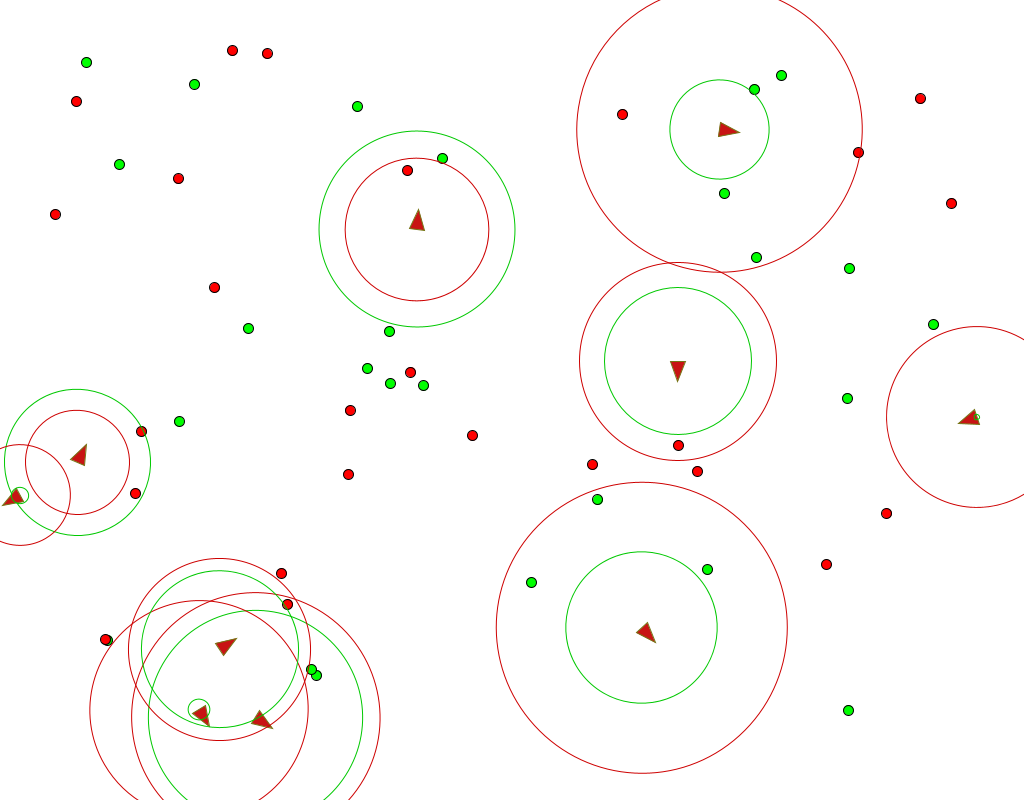
Frame 1 (no input)
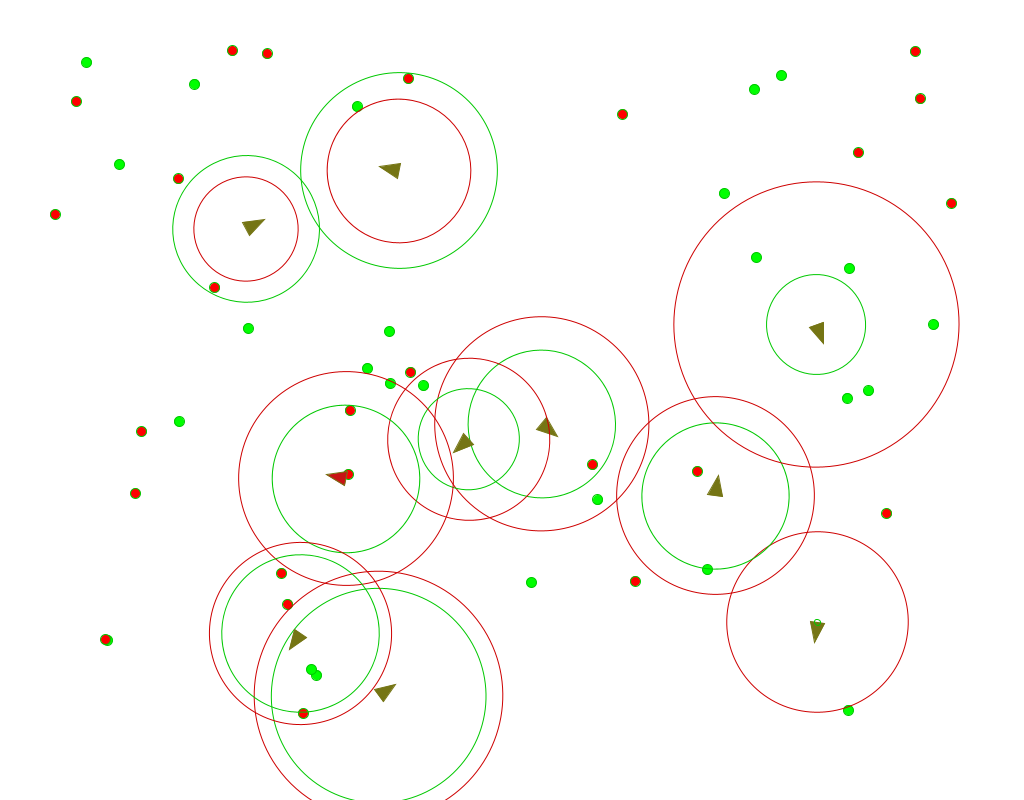
Frame 60 (the mouse pressed at the canvas centre just before this capture)
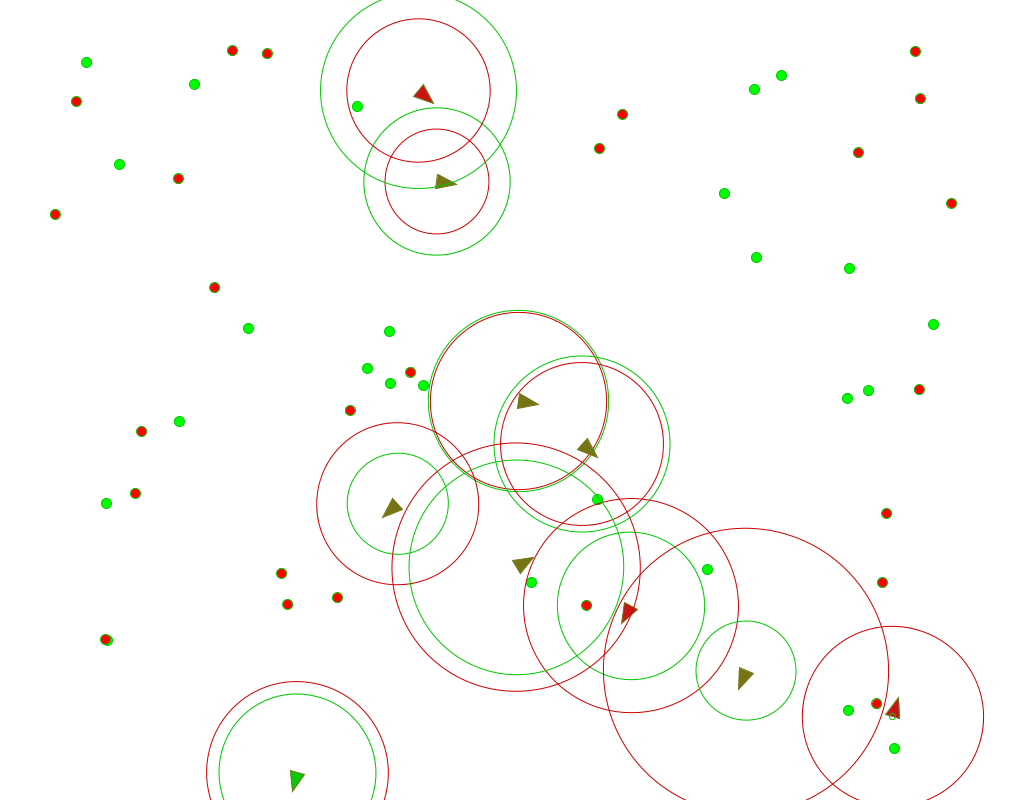
Frame 120 (the mouse held since frame 60 and released just before this capture)

The Processing sketch that drew these frames (run headless with seeded random() and noise(); from frame 60 on, the mouse is pressed at the canvas centre):

// Processing sketch: Evolutionary_Steering
// ── Evolutionary_Steering.pde
// stuff i need to fix 
// make 1 function for both seek and anti seek ;
// 



mover m ;
pop p ;

void setup(){

size(1024,800);
m = new mover(width/2,height/2);
p = new pop(0.01);
p.start(10,25);
}

void draw(){
background(255);

p.display();
p.update();
//m.seek(new PVector(mouseX,mouseY));
//m.update();
}

// ── mover.pde
class mover{

PVector pos,vel,acc ;
float maxforce=0.2,maxspeed=6,health =500;
int r = 10 , age =0;
float w1 , w2 ,sight_posion ,sight_food;// this is the dna section
boolean dead = false;



 mover(float x ,float y){
 
 pos = new PVector(x,y);
 vel = new PVector(0,0);
 acc = new PVector(0,0);  

w1= random(-5,5);
w2 = random(-5,5);
sight_posion = random(0,150);
sight_food = random(0,150);
 }
 
 
 
 mover (float x ,float y,float _w1,float _w2 ,float _sight_posion ,float _sight_food){
  pos = new PVector(x,y);
 vel = new PVector(0,0);
 acc = new PVector(0,0);  
 w1 =_w1;
 w2=_w2;
 sight_posion =_sight_posion;
 sight_food =_sight_food;
 }


void update(){
  age++;
  // checking if dead 
  if (health <=0 ){
  
  dead = true;
  }
  
  if (!dead){
        // physcies engine
        vel.add(acc);
        if (vel.mag()==0){vel.add(PVector.random2D().mult(maxspeed));  }
        vel.limit(maxspeed);
        pos.add(vel);
        acc.setMag(0);
          // display and health
        display();
        health --;
        //print(health +"   ");
  }
        
// checking for border condition kill them if they leave 
//        
if (pos.x<0){dead = true;}
else if (pos.x>width){dead = true;}
else if (pos.y>height){dead = true;}
else if (pos.y<0){dead = true;}
        
        
      
  
}

void seek (PVector input){
seek(input.x,input.y);
}


// main seek funcation that does used in the other seeks
void seek(float x ,float y ){
  PVector target = new PVector(x,y);
  
  // only apply streer if it can see the thing
  if (PVector.dist(target,pos)<sight_food){
  PVector forward = new PVector();
  forward = PVector.sub(target,pos);
  
  PVector steer = new PVector();
  steer =  PVector.sub(forward.setMag(maxspeed),vel);
  steer.mult(w1);
  force(steer.setMag(maxforce));

}


}
void force(PVector input ){
acc.add(input);
}


void display(){
  
  pushMatrix();
  beginShape();
  stroke(117,117,20);
  
  translate(pos.x,pos.y);
  if (health >500){        // changes color based on helth
  fill(10,200,10);}
  else if (health>200 &&health<500){fill (117,117,20);}
  else {fill(200,20,20);}
  rotate(vel.heading()+PI/2);
  vertex(0.75*r,0);
  vertex(-0.75*r,0);
  vertex(0,-2*r);

  endShape(CLOSE);
  stroke(205,0,0);
  noFill();
  ellipse(0,0,2*sight_posion,2*sight_posion);
  
  stroke(0,200,0);
  ellipse(0,0,2*sight_food,2*sight_food);
  
  popMatrix();
}
// this version of seek finds the closest thing and seeks it 
// it also removes the object from the list if it is too close
void seek(ArrayList<PVector>  list ){
float record = 9999999;
int i_best =0;
  for (int  i=0;i<list.size();i++){
      if(list.get(i).dist(pos)<record){
      record = list.get(i).dist(pos);
      i_best = i;
      }
  
  }
    if(record>10 && list.size()>0){
    seek(list.get(i_best));}
    else if(record <=10 ){
    list.remove(i_best);
    health += 200;
    
    }
}


void anti_seek(ArrayList<PVector> list){
  float record = 9999999;
int i_best =0;
  for (int  i=0;i<list.size();i++){
      if(list.get(i).dist(pos)<record){
      record = list.get(i).dist(pos);
      i_best = i;
      }
  
  }
    if(record>10 && list.size()>0){
    anti_seek(list.get(i_best));}
    else if(record <=10 ){
    list.remove(i_best);
    health -= 200;
    
    }


}
// main anit seek funcation made for posion need to fix cause it just the seem but useing w2 instead of w1
void anti_seek(PVector posion){
  PVector target = new PVector(posion.x,posion.y);
  
  // only apply if you can see it 
  if (PVector.dist(target,pos)<sight_posion){
  PVector forward = new PVector();
  forward = PVector.sub(target,pos);
  
  PVector steer = new PVector();
  steer =  PVector.sub(forward.setMag(maxspeed),vel);
  
  steer.mult(w2);
  force(steer.setMag(maxforce));}

  
  
}



// evelutions algrothim


mover cross(mover Mate){

  float new_w1  = (w1 +Mate.w1)/2;
  float new_w2  = (w2 +Mate.w2)/2;
  float new_sight_posion = (sight_posion+Mate.sight_posion)/2;
  float new_sight_food = (sight_food+Mate.sight_food)/2;

  return new mover(width/2,height/2 ,new_w1,new_w2,new_sight_posion,new_sight_food);
}



void mutation(float rate){
// this part of the code 
  if (random(0,1)>rate){
    float r = random(1);
    
      if(r  >2/3){
      w1 = random(-5,5);
      }
      else if (r<2/3 &&r>1/3){
      w2 = random(-5,5);
      }
      else {
      sight_posion = random(0,150);
      sight_food = random(0,150);
      }
    
    
  }

}



}

// ── pop.pde
class pop{

  ArrayList <mover> popluation;
  ArrayList <PVector> food,posion ;
  int min =1,dots =10;
  float rate =0;

pop(float mutation){

  rate = mutation;
popluation = new ArrayList();
food = new ArrayList();
posion = new ArrayList();

}

void start(int num_mover, int doats){
for (int i =0;i<doats;i++){

  food.add(new PVector(random(40,width-40),random(40,height-40)));
  posion.add(new PVector(random(40,width-40),random(40,height-40)));

}
for (int i =0;i<num_mover;i++){

  popluation.add(new mover(random(width),random(height)));
}
min = num_mover;

dots =doats;
}


 void display(){
  fill(0,255,0);
  for (int i =0;i<food.size();i++){
    
    ellipse(food.get(i).x,food.get(i).y,10,10);
  
  }
  fill(255,0,0);
  for (int i =0;i<posion.size();i++){
  
  ellipse(posion.get(i).x,posion.get(i).y,10,10);
  }

}

void update(){
// checking and running all movers   looping backwards to avoid missing or skpieing stuff
  for (int i =popluation.size()-1;i>-1;i--){
      if (popluation.get(i).dead){
        popluation.remove(i);
      }
      else {
      popluation.get(i).seek(food);
      popluation.get(i).anti_seek(posion);
      popluation.get(i).update();
    }
    
  }
  
  // replaces stuff if things are missing like food posion and mover
    while(popluation.size()<min){
    
      //popluation. add(new mover(width/2,height/2));
      
      make(); // makes useues evelution to make a new mover 
    }
    
    while(food.size()<dots){
    food.add(new PVector(random(40,width-40),random(40,height-40)));
    }
    while (posion.size()<dots){
    posion.add(new PVector(random(40,width-40),random(40,height-40)));
    }

    // need to add stuff to make it reproduces better not just add random shti




}


void make(){


mover m1 = select();
mover m2 = select();  // get to parents 

mover m3 = m1.cross(m2);// make the child mover 
m3.mutation(rate);// add random mutations 

popluation.add(m3);

}

mover select (){
// selection alogrthim 
float sumFitness =0;
int i =0;
for ( i=0;i<popluation.size();i++){
    sumFitness += popluation.get(i).health - 250;
    constrain(sumFitness,0,100000);
}


float r = random(sumFitness);
    
   i =0;
  while (r>0){
    r -= popluation.get(i).health -200;
    i++;
  }
i--;
return popluation.get(i);

}


}
